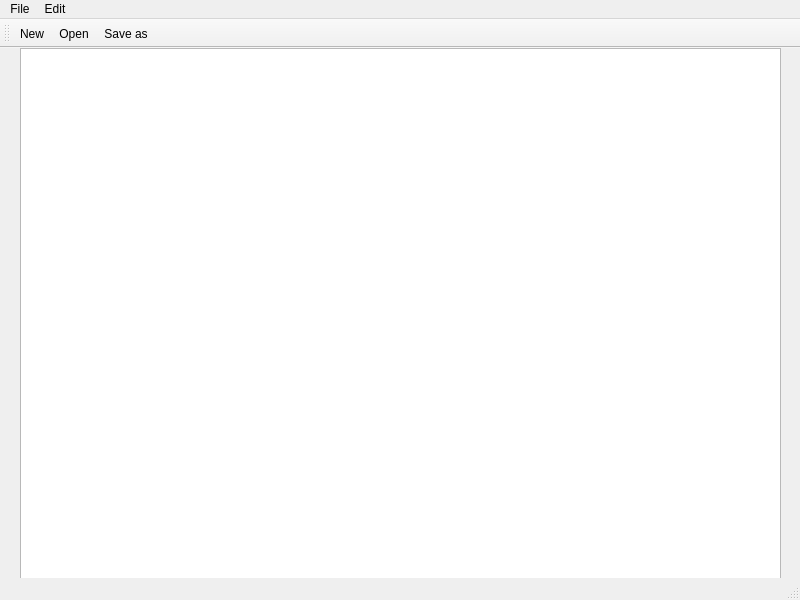
<?xml version="1.0" encoding="UTF-8"?>
<ui version="4.0">
 <class>Notepad</class>
 <widget class="QMainWindow" name="Notepad">
  <property name="geometry">
   <rect>
    <x>0</x>
    <y>0</y>
    <width>800</width>
    <height>600</height>
   </rect>
  </property>
  <property name="windowTitle">
   <string>Notepad</string>
  </property>
  <widget class="QWidget" name="centralwidget">
   <widget class="QWidget" name="verticalLayoutWidget">
    <property name="geometry">
     <rect>
      <x>20</x>
      <y>0</y>
      <width>761</width>
      <height>541</height>
     </rect>
    </property>
    <layout class="QVBoxLayout" name="verticalLayout">
     <item>
      <widget class="QTextEdit" name="textEdit"/>
     </item>
    </layout>
   </widget>
  </widget>
  <widget class="QMenuBar" name="menubar">
   <property name="geometry">
    <rect>
     <x>0</x>
     <y>0</y>
     <width>800</width>
     <height>24</height>
    </rect>
   </property>
   <widget class="QMenu" name="menuFile">
    <property name="title">
     <string>File</string>
    </property>
    <addaction name="actionNew"/>
    <addaction name="actionOpen"/>
    <addaction name="actionSave_as"/>
    <addaction name="actionPrint"/>
    <addaction name="actionExit"/>
   </widget>
   <widget class="QMenu" name="menuEdit">
    <property name="title">
     <string>Edit</string>
    </property>
    <addaction name="actionCopy"/>
    <addaction name="actionPaste"/>
    <addaction name="actionCut"/>
    <addaction name="actionUndo"/>
    <addaction name="actionRedo"/>
   </widget>
   <addaction name="menuFile"/>
   <addaction name="menuEdit"/>
  </widget>
  <widget class="QStatusBar" name="statusbar"/>
  <widget class="QToolBar" name="toolBar">
   <property name="windowTitle">
    <string>toolBar</string>
   </property>
   <attribute name="toolBarArea">
    <enum>TopToolBarArea</enum>
   </attribute>
   <attribute name="toolBarBreak">
    <bool>false</bool>
   </attribute>
   <addaction name="actionNew"/>
   <addaction name="actionOpen"/>
   <addaction name="actionSave_as"/>
  </widget>
  <action name="actionNew">
   <property name="icon">
    <iconset>
     <normalon>:/imgs/Icons/New.bmp</normalon>
    </iconset>
   </property>
   <property name="text">
    <string>New</string>
   </property>
  </action>
  <action name="actionOpen">
   <property name="icon">
    <iconset resource="Resources.qrc">
     <normaloff>:/imgs/Icons/Open.bmp</normaloff>:/imgs/Icons/Open.bmp</iconset>
   </property>
   <property name="text">
    <string>Open</string>
   </property>
  </action>
  <action name="actionSave_as">
   <property name="icon">
    <iconset resource="Resources.qrc">
     <normaloff>:/imgs/Icons/Save.bmp</normaloff>:/imgs/Icons/Save.bmp</iconset>
   </property>
   <property name="text">
    <string>Save as</string>
   </property>
  </action>
  <action name="actionPrint">
   <property name="icon">
    <iconset>
     <normaloff>:/Icons/Highlight.bmp</normaloff>
     <normalon>:/imgs/Icons/Sticky.bmp</normalon>:/Icons/Highlight.bmp</iconset>
   </property>
   <property name="text">
    <string>Print</string>
   </property>
  </action>
  <action name="actionExit">
   <property name="icon">
    <iconset>
     <normalon>:/imgs/Icons/Turtle.png</normalon>
    </iconset>
   </property>
   <property name="text">
    <string>Exit</string>
   </property>
  </action>
  <action name="actionCopy">
   <property name="icon">
    <iconset>
     <normalon>:/imgs/Icons/Copy.bmp</normalon>
    </iconset>
   </property>
   <property name="text">
    <string>Copy</string>
   </property>
  </action>
  <action name="actionPaste">
   <property name="icon">
    <iconset>
     <normalon>:/imgs/Icons/Paste.bmp</normalon>
    </iconset>
   </property>
   <property name="text">
    <string>Paste</string>
   </property>
  </action>
  <action name="actionCut">
   <property name="icon">
    <iconset resource="Resources.qrc">
     <normaloff>:/imgs/Icons/Cut.bmp</normaloff>:/imgs/Icons/Cut.bmp</iconset>
   </property>
   <property name="text">
    <string>Cut</string>
   </property>
  </action>
  <action name="actionUndo">
   <property name="icon">
    <iconset>
     <normalon>:/imgs/Icons/Highlight.bmp</normalon>
    </iconset>
   </property>
   <property name="text">
    <string>Undo</string>
   </property>
  </action>
  <action name="actionRedo">
   <property name="icon">
    <iconset>
     <normalon>:/imgs/Icons/favicon.ico</normalon>
    </iconset>
   </property>
   <property name="text">
    <string>Redo</string>
   </property>
  </action>
 </widget>
 <resources>
  <include location="Resources.qrc"/>
 </resources>
 <connections/>
</ui>
